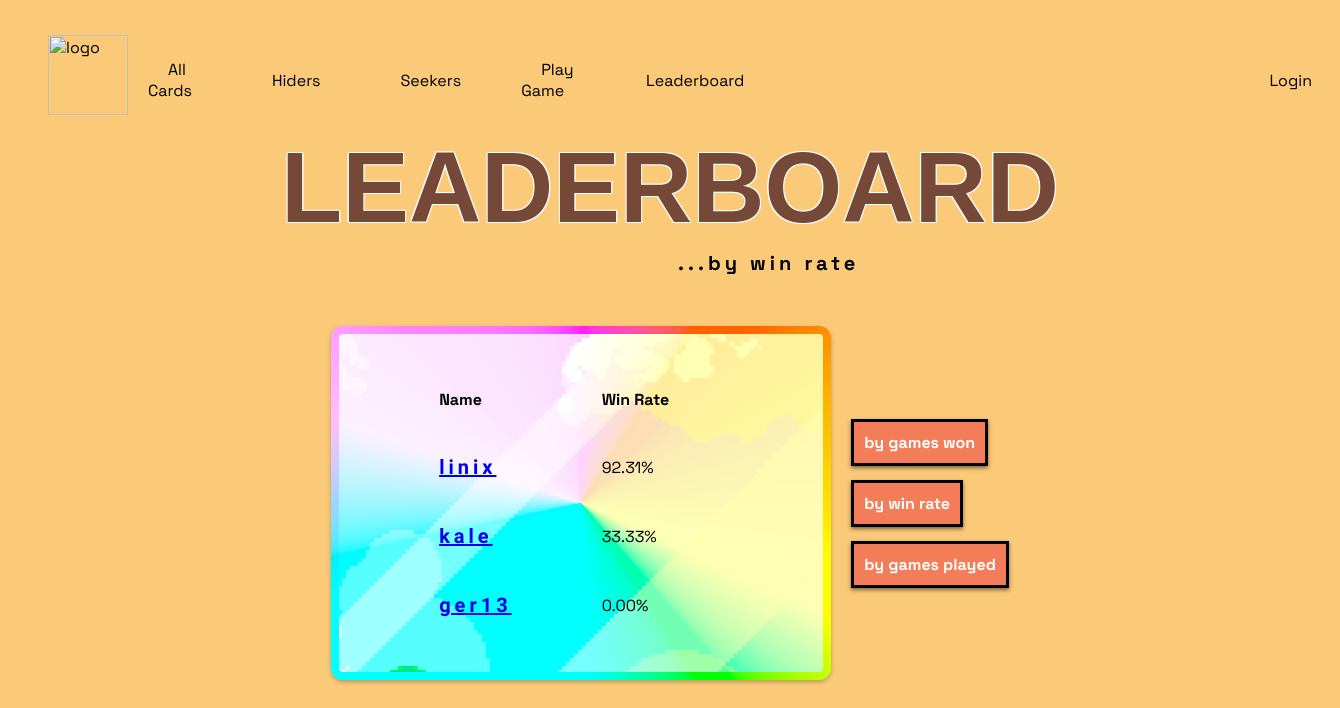
/leaderboard_by_win_rate/, run on the app's committed database.
### game/models.py (models this page shows, shortened)
class Profile(models.Model):
    username = models.CharField(max_length=120)
    email = models.EmailField()
    games_played = models.IntegerField(default=0)
    games_won = models.IntegerField(default=0)
    favorite_card = models.ForeignKey('Card', on_delete=models.SET_NULL, null=True, blank=True)
    user = models.OneToOneField(User, on_delete=models.CASCADE)

### game/views.py (the view)
# urls.py: path(r'leaderboard_by_win_rate/', views.LeaderboardByWinRateView.as_view(), name='leaderboard_by_win_rate'), # page for showing the leaderboard
class LeaderboardByWinRateView(ListView):
    model = Profile
    template_name = 'game/leaderboard_by_win_rate.html'
    context_object_name = 'profiles'
    def get_queryset(self):
        return Profile.objects.annotate(
            win_rate=ExpressionWrapper(
                Case(
                    When(games_played=0, then=Value(0.0)),
                    default=(F('games_won') * 1.0 / F('games_played')) * 100,
                ),
                output_field=DecimalField(max_digits=5, decimal_places=2)
            )
        ).order_by('-win_rate')

### game/templates/game/leaderboard_by_win_rate.html
{% extends 'game/base.html' %}
{% block content %}
    <h1>LEADERBOARD</h1>
    <p class="leaderboard-subtitle">...by win rate</p>
    <div class="leaderboard-table-container">
        <table class="leaderboard-table">
            <tr>
                <th>Name</th>
                <th>Win Rate</th>
            </tr>
            {% for profile in profiles %}
                <tr>
                    <td class="table-fields"><a href="{% url 'show_profile' profile.pk %}">{{ profile.user.username }}</a></td>
                    <td class="table-results">{{ profile.win_rate|floatformat:2 }}%</td>
                </tr>
            {% endfor %}
        </table>
        <div class="leaderboard-buttons-container">
            <div>
                <a class='click-button' href="{% url 'leaderboard_by_games_won' %}">by games won</a>
            </div>
            <div>
                <a class='click-button' href="{% url 'leaderboard_by_win_rate' %}">by win rate</a>
            </div>
            <div>
                <a class='click-button' href="{% url 'leaderboard_by_games_played' %}">by games played</a>
            </div>
        </div>
    </div>
{% endblock %}

### static/style.css (style rules this page uses)
body { margin-top: 25px; font-family: 'Space Grotesk', sans-serif; padding: 0px; background-color: #faca78; }
h1 { font-family: 'Rocher', sans-serif; text-align: center; font-size: 100px; margin-top: -25px; margin-bottom: -15px; color: #764838; text-shadow: 1.1px 1.1px 0px white, -1.1px 1.1px 0px white, 1.1px -1.1px 0px white, -1.1px -1.1px 0px white; }
.search-table td, th { padding-bottom: 20px; text-align: left; }
.table-fields { font-family: "DotGothic16", sans-serif; font-weight: 900; font-size: 20px; letter-spacing: .2em; }
.click-button { color: white; cursor: pointer; text-decoration: none; font-weight: bold; border: 3px solid black; background-color: #f37d59; padding: 10px; transition: 1s ease; box-shadow: 0px 2px 4px hsl(0 0% 0%/ 50%); }
.leaderboard-subtitle { font-weight: 900; font-size: 20px; letter-spacing: .2em; margin-left: 50vw; }
.leaderboard-table-container { display: flex; flex-direction: row; align-items: center; justify-content: center; gap: 20px; padding-left: 150px; padding-right: 150px; margin-top: 50px; }
.leaderboard-table { padding: 10px; padding-top: 30px; padding-bottom: 30px; padding-left: 30px; padding-right: 0px; width: 500px; border-collapse: separate; border-spacing: 50px 5px; --border-angle: 0deg; border-radius: 12px; display: flex; justify-content: space-between; align-items: left; box-shadow: 0px 2px 4px hsl(0 0% 0% / 25%); border: 0.5rem solid transparent; position: relative; background: url('images/background12.png') 70% 0% padding-box, conic-gradient( from var(--border-angle), oklch(100% 100% 0deg), oklch(100% 100% 45deg), oklch(100% 100% 90deg), oklch(100% 100% 135deg), oklch(100% 100% 180deg), oklch(100% 100% 225deg), oklch(100% 100% 270deg), oklch(100% 100% 315deg), oklch(100% 100% 360deg) ) border-box; background-blend-mode: hard-light; }
.leaderboard-table td, th { padding: 20px; }
.leaderboard-buttons-container { display: flex; flex-direction: column; align-items: top; gap: 40px; }

### data on the page
Profile: user.username "linix", win_rate "92.31"
Profile: user.username "kale", win_rate "33.33"
Profile: user.username "ger13", win_rate "0.00"
